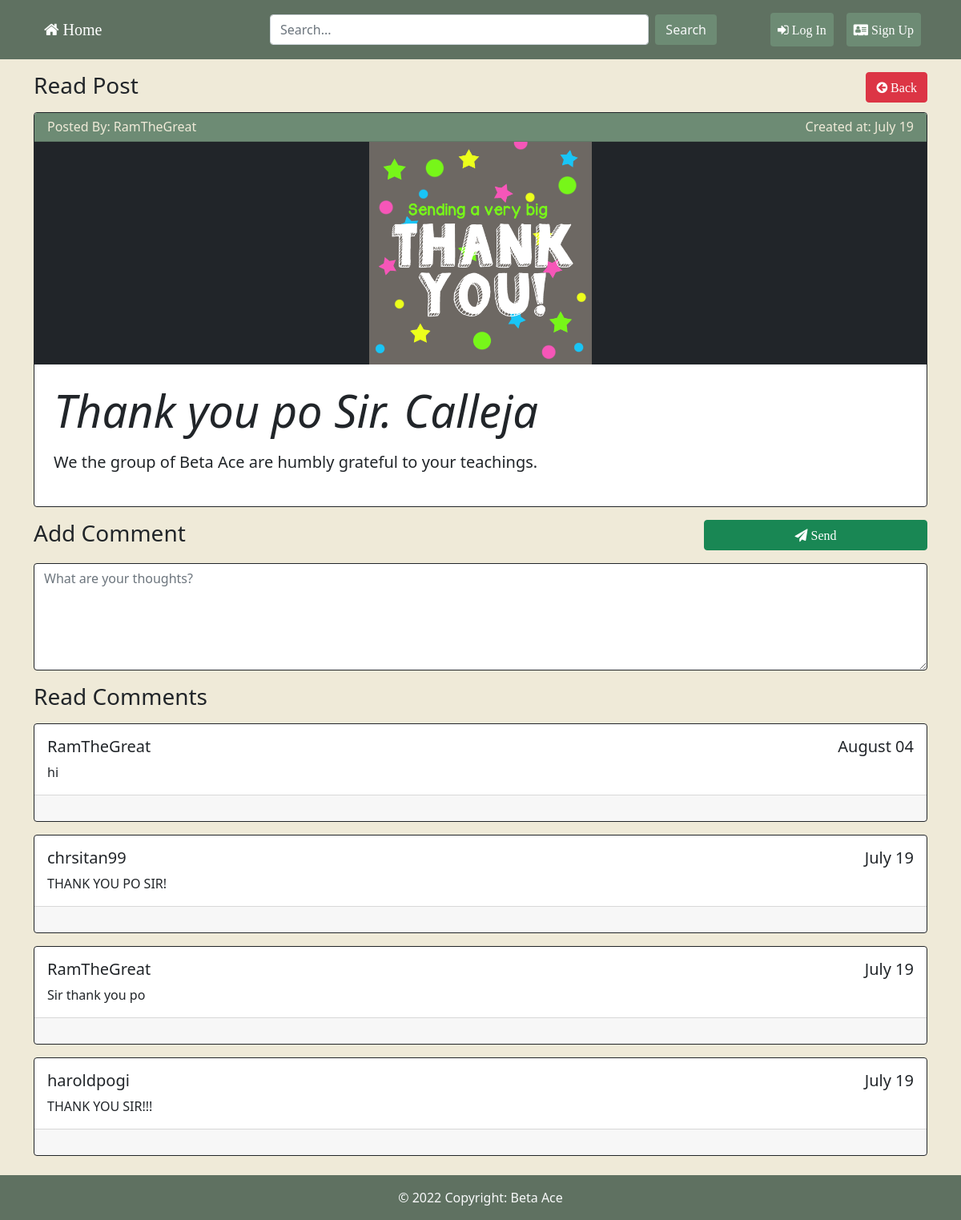
The app's page /index.php/Forums/read_post/5 with its own data.
### tables this page shows
CREATE TABLE `tablepost` (
  `post_id` int(11) NOT NULL,
  `post_title` varchar(255) NOT NULL,
  `post_description` varchar(255) NOT NULL,
  `post_photo` varchar(255) NOT NULL,
  `post_created` timestamp NOT NULL DEFAULT current_timestamp() ON UPDATE current_timestamp(),
  `user_username` varchar(255) NOT NULL,
  `user_id` int(11) NOT NULL
);

CREATE TABLE `tablecomment` (
  `comment_id` int(11) NOT NULL,
  `user_username` varchar(255) NOT NULL,
  `comment_description` varchar(255) NOT NULL,
  `comment_created` timestamp NOT NULL DEFAULT current_timestamp() ON UPDATE current_timestamp(),
  `post_id` int(11) NOT NULL,
  `user_id` int(11) NOT NULL
);

CREATE TABLE `tableusers` (
  `user_id` int(11) NOT NULL,
  `user_firstname` varchar(255) NOT NULL,
  `user_lastname` varchar(255) NOT NULL,
  `user_username` varchar(255) NOT NULL,
  `user_email` varchar(255) NOT NULL,
  `user_password` varchar(255) NOT NULL,
  `user_status` varchar(255) NOT NULL,
  `user_state` varchar(25) NOT NULL,
  `email_code` varchar(50) NOT NULL
);

### application/controllers/Forums.php (called while the page is built, shortened)
<?php
class Forums extends CI_Controller {
    public function __construct() {
        $this->load->model(array(
            'Post_model' => 'postdb',
            'Users_model' => 'userdb'
        ));
        $this->load->helper(array('form','url'));
        $this->load->library(array('form_validation', 'pagination', 'upload', 'session'));
    }
    public function read_post($id){
        $data_nav['users'] = $this->userdb->get_user($this->session->userdata('id'));
        $data['post'] = $this->postdb->get_post($id);
        $data['comments'] = $this->postdb->get_comment_post($id);
        if(!empty($data['post'])){
            $data['title'] = "Read Post";
            $this->load->view('include/header', $data);
            $this->load->view('include/navbar', $data_nav);
            $this->load->view('posts/read_post_view', $data);
            $this->load->view('include/footer');
        }else{
            redirect('Forums');
        }
    }
}
?>

### index.php (called while the page is built, shortened)
<?php
require_once BASEPATH.'core/CodeIgniter.php';

### application/models/Post_model.php (called while the page is built, shortened)
<?php
class Post_model extends CI_Model {
    public function get_post($id){
        $query = $this->db->get_where('tablepost', array('post_id' => $id));
        $result = $query->row();
        return $result;
    }
    public function get_comment_post($post_id){
        $query = $this->db->select('*')
            ->from ('tablecomment C')
            ->join ('tablepost P', 'C.post_id = P.post_id')
            ->join ('tableusers U', 'C.user_id = U.user_id')
            ->where ('P.post_id', $post_id)
            ->order_by('comment_created', 'DESC')
            ->get();
        return $query->result();
    }
}
?>

### application/views/posts/read_post_view.php (the view, shortened to what this page needs)
<div class="container">
    <?php if(!$post->post_id): ?>
        <?php redirect('Forums'); ?>
    <?php else: ?>
        <h3 class="mt-3">
            <span>Read Post</span>
            <a href="<?php echo site_url('Forums'); ?>" class="btn btn-danger float-end "><i class="fa fa-arrow-circle-left">&nbsp;Back</i></a>
        </h3>
        <div class="card w-100 mt-3 border-dark">
            <div class="card-header w-100 h6">
                <span>Posted By: <span class="card-title-text"><?= $post->user_username; ?></span></span>
                <span class="float-end">Created at: <span class="card-title-text"><?= date( 'F d', strtotime( $post->post_created ) ); ?></span></span>
            </div>
            <?php if($post->post_photo == 'NULL'): ?>
                <div class="card-body p-4 text-black">
                    <h1 class="display-4 fst-italic"><?= $post->post_title; ?></h1>
                    <p class="lead my-3"><?= $post->post_description; ?></p>
                </div>
            <?php else: ?>
                <center class="bg-dark">
                    <div class="bg-image h-50 w-25">
                        <img src="<?= base_url('uploads/images/'.$post->post_photo); ?>" class="img-fluid"/>
                    </div>
                </center>
                <div class="card-body p-4 text-black">
                    <h1 class="display-4 fst-italic"><?= $post->post_title; ?></h1>
                    <p class="lead my-3"><?= $post->post_description; ?></p>
                </div>
            <?php endif; ?>
        </div>
        <?= form_open('Forums/add_comment/'.$post->post_id);?>
        <div class="form-group mt-3">
            <label class="control-labe h3 mb-3">Add Comment</label>
            <button class="btn btn-success float-end mb-3 w-25"><i class="fa fa-send">&nbsp;Send</i></button>
            <textarea name="addComment" class="form-control border-dark" rows="5" placeholder="What are your thoughts?" maxlength="255"><?php echo isset($_POST["addComment"]) ? $_POST["addComment"] : ''; ?></textarea>
        </div>
        <?= form_close();?>
        <h3 class="mt-3">
            Read Comments
        </h3>
        <div class="w-100 mt-3 bg-transparent">
            <?php if(!empty($comments)): ?>
                <?php foreach($comments as $comment): ?>
                    <div class="card mt-3 border-dark">
                        <div class="card-body">
                            <h5 class="card-title"><?= $comment->user_username; ?><span class="float-end"><?= date( 'F d', strtotime( $comment->comment_created ) ); ?></span></h5>
                            <p class="card-text"><?= $comment->comment_description; ?></p>
                        </div>
                        <?php if($this->session->userdata('id') == $comment->user_id): ?>
                            <div class="card-footer">
                                <a href="<?= site_url('Forums/edit_comment/'.$comment->comment_id);?>" class="btn btn-warning">Edit comment</a>
                                <a href="<?= site_url('Forums/delete_comment/'.$comment->comment_id);?>" class="btn btn-danger float-end" onclick="return confirm('Are you sure to delete the comment')">Delete comment</a>
                            </div>
                        <?php elseif($this->session->userdata('status') == 'ADMIN'): ?>
                            <div class="card-footer">
                                <a href="<?= site_url('Forums/delete_comment/'.$comment->comment_id);?>" class="btn btn-danger float-end" onclick="return confirm('Are you sure to delete the comment')">Delete comment</a>
                            </div>
                        <?php else: ?>
                            <div class="card-footer pb-4"></div>
                        <?php endif; ?>
                    </div>
                <?php endforeach; ?>
            <?php endif; ?>
        </div>
    <?php endif; ?> <br>
</div>

### application/views/include/header.php (style rules this page uses)
body { background-color: #EFEAD8; }
.card-header { background-color: #6D8B74; color: #EFEAD8; }
.card-title-text { color:#EFEAD8; }

### records on screen
tablepost: user_username "RamTheGreat", post_created "July 19", post_photo (picture), post_title "Thank you po Sir. Calleja", post_description "We the group of Beta Ace are humbly grateful to your teachings."
tablecomment: user.user_username "RamTheGreat", comment_created "August 04", comment_description "hi"
tablecomment: user.user_username "chrsitan99", comment_created "July 19", comment_description "THANK YOU PO SIR!"
tablecomment: user.user_username "RamTheGreat", comment_created "July 19", comment_description "Sir thank you po"
tablecomment: user.user_username "haroldpogi", comment_created "July 19", comment_description "THANK YOU SIR!!!"
